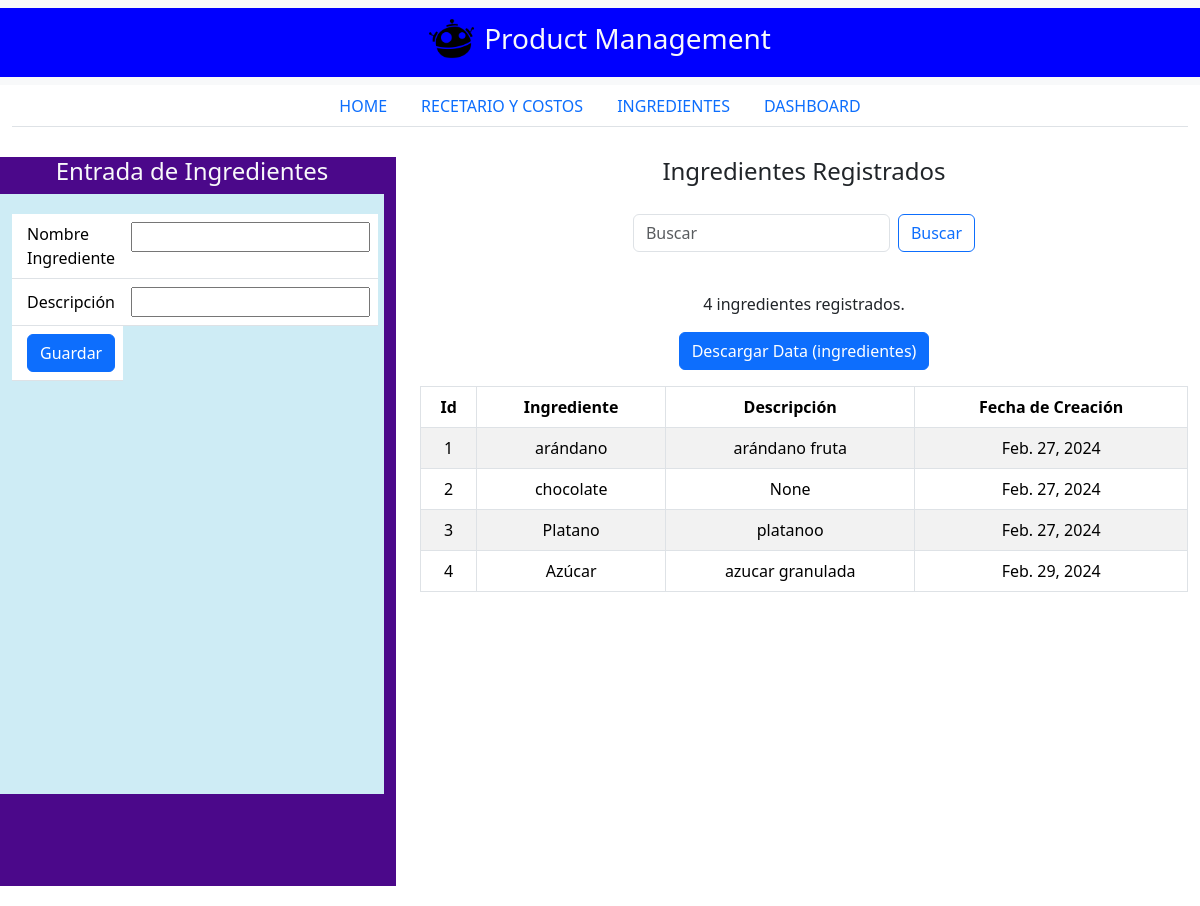
/ingredients, run on the app's committed database.
### receipt_book/models.py (models this page shows, shortened)
class Ingredient(models.Model):
    name = models.CharField(max_length=255, unique=True, null=False, blank=False)
    description = models.CharField(max_length=255, null=True, blank=True)
    date = models.DateField(auto_now_add=True)

### receipt_book/views.py (the view)
# urls.py: path('ingredients', ingredients, name="ingredients"),
def ingredients(request):
    ingredient = Ingredient.objects.all()
    form = IngredientForm()
    if request.method == "POST":
        form = IngredientForm(request.POST)
        if form.is_valid():
            form.save()
            return redirect('ingredients')
    context = {
               "current_tab": "ingredients",
               "ingredients": ingredient,
               "form": form,
               }
    return render(request, 'ingredients.html', context=context)

### receipt_book/forms.py
class IngredientForm(forms.ModelForm):
    class Meta:
        model = Ingredient
        fields = ['name', 'description']

### receipt_book/templates/ingredients.html (shortened to what this page needs)
{% extends 'base.html' %}
{% load static %}
{% load widget_tweaks %}
{% block receipts %}
<div class="container-flex text-center justify-content-center align-items-center" style="padding-top: 10px; padding-bottom: 20px; margin-top: 10px; vertical-align:middle;">
    <div class="row" style="margin-top: 10px;">
        <div class="col-md-4 text-light" style="background: #4B088A">
            <h4>Entrada de Ingredientes</h4>
            <div class="container" style="overflow-y: auto; height: 600px; background: #CEECF5">
                <div class="row">
                        <div class="container" style="overflow-y: auto; height: 600px; background: #CEECF5">
                            <form class="d-flex" action="#" method="POST">
                                <table class="table" style="margin-top: 20px;">
                                    <tr>
                                        <td style="text-align: left; vertical-align: middle; padding-left: 15px;">Nombre Ingrediente</td>
                                        <td>{% render_field form.name %}</td>
                                    </tr>
                                    <tr>
                                        <td style="text-align: left; vertical-align: middle; padding-left: 15px;">Descripción</td>
                                        <td>{% render_field form.description %}</td>
                                    </tr>
                                    <tr>
                                        <td style="text-align: left; vertical-align: middle; padding-left: 15px;">
                                            <button class="btn btn-primary" type="submit">Guardar</button>
                                        </td>
                                    </tr>
                                </table>
                            </form>
                        </div>
                </div>
            </div>
        </div>
        <div class="col-md-8">
            <h4>Ingredientes Registrados</h4>
            <nav class="navbar bg-body-light" style="padding-top: 20px; padding-bottom: 20px;">
                <div class="container-fluid justify-content-center align-items-center">
                    <form class="d-flex" role="search">
                        <input class="form-control me-2" type="search" placeholder="Buscar" aria-label="Buscar">
                        <button class="btn btn-outline-primary" type="submit">Buscar</button>
                    </form>
                </div>
            </nav>
            <div class="row" style="margin-top: 20px;">
              <p>{{ ingredients|length }} ingredientes registrados.</p>
              <p><a href="{% url 'download_ingredients_data_excel' %}" class="btn btn-primary">Descargar Data (ingredientes)</a></p>
              </div>
            <div class="container table-responsive" style="overflow-y: auto; height: 500px;">
                <table class="table table-hover table-striped table-bordered">
                    <thead class="thead-light">
                        <tr>
                            <th scope="col">Id</th>
                            <th scope="col">Ingrediente</th>
                            <th scope="col">Descripción</th>
                            <th scope="col">Fecha de Creación</th>
                        </tr>
                    </thead>
                    <tbody>
                        {% for i in ingredients %}
                            <tr>
                                <td>{{ i.id }}</td>
                                <td>{{ i.name }}</td>
                                <td>{{ i.description }}</td>
                                <td>{{ i.date }}</td>
                            </tr>
                        {% endfor %}
                    </tbody>
                </table>
            </div>
        </div>
    </div>
</div>
{% endblock receipts %}

### data on the page
Ingredient: id "1", name "arándano", description "arándano fruta", date "Feb. 27, 2024"
Ingredient: id "2", name "chocolate", description "None", date "Feb. 27, 2024"
Ingredient: id "3", name "Platano", description "platanoo", date "Feb. 27, 2024"
Ingredient: id "4", name "Azúcar", description "azucar granulada", date "Feb. 29, 2024"

### other printed values
{{ ingredients|length }} "4"
